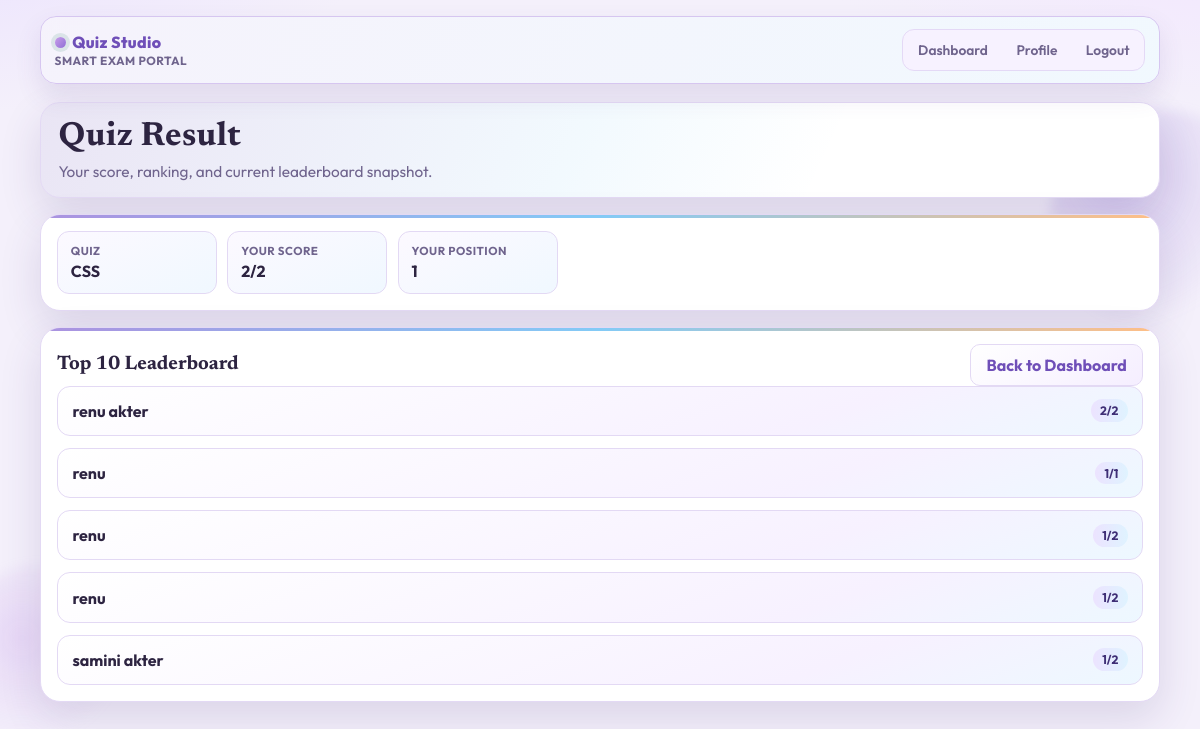
The app's page /result/3/ (signed in) with its own data.
### Quiz/models.py (models this page shows, shortened)
class QuizAttempt(models.Model):
    participant = models.ForeignKey(Participant, on_delete=models.CASCADE, related_name="attempts")
    quiz = models.ForeignKey(Quiz, on_delete=models.CASCADE, related_name="attempts")
    score = models.PositiveIntegerField(default=0)
    total = models.PositiveIntegerField(default=0)
    created_at = models.DateTimeField(auto_now_add=True)
    class Meta:
        ordering = ["-score", "created_at"]

class Quiz(models.Model):
    title = models.CharField(max_length=200)
    description = models.TextField(blank=True)
    is_published = models.BooleanField(default=False)

class Participant(models.Model):
    GENDER_CHOICES = (
        ("male", "Male"),
        ("female", "Female"),
        ("other", "Other"),
    )
    user = models.OneToOneField(settings.AUTH_USER_MODEL, on_delete=models.CASCADE, related_name="participant")
    name = models.CharField(max_length=150)
    student_class = models.CharField(max_length=100)
    age = models.PositiveIntegerField()
    gender = models.CharField(max_length=10, choices=GENDER_CHOICES)
    institution = models.CharField(max_length=200)

### Quiz/views.py (the view)
# urls.py: path("result/<int:attempt_id>/", views.result_view, name="result"),
@login_required
def result_view(request, attempt_id):
    if not hasattr(request.user, "participant"):
        return redirect("quiz:participant_profile")
    attempt = (
        QuizAttempt.objects.select_related("quiz", "participant")
        .filter(id=attempt_id, participant=request.user.participant)
        .first()
    )
    if attempt is None:
        messages.error(request, "Result not found for your account.")
        return redirect("quiz:dashboard")
    ranked_attempts = (
        QuizAttempt.objects.filter(quiz=attempt.quiz)
        .annotate(rank=Window(expression=Rank(), order_by=[F("score").desc(), F("created_at").asc()]))
    )
    ranking_row = ranked_attempts.filter(id=attempt.id).values("rank").first()
    position = ranking_row["rank"] if ranking_row else None
    leaderboard = ranked_attempts.select_related("participant")[:10]
    return render(
        request,
        "quiz/result.html",
        {
            "attempt": attempt,
            "position": position,
            "leaderboard": leaderboard,
        },
    )

### Quiz/templates/quiz/result.html
{% extends "quiz/base.html" %}
{% block content %}
<section class="hero">
    <h1 class="title">Quiz Result</h1>
    <p class="subtitle">Your score, ranking, and current leaderboard snapshot.</p>
</section>
<div class="card">
    <div class="stats">
        <div class="stat">
            <small>Quiz</small>
            <strong>{{ attempt.quiz.title }}</strong>
        </div>
        <div class="stat">
            <small>Your Score</small>
            <strong>{{ attempt.score }}/{{ attempt.total }}</strong>
        </div>
        <div class="stat">
            <small>Your Position</small>
            <strong>{{ position }}</strong>
        </div>
    </div>
</div>
<div class="card">
    <div class="row">
        <h3>Top 10 Leaderboard</h3>
        <a href="{% url 'quiz:dashboard' %}" class="btn btn-secondary">Back to Dashboard</a>
    </div>
    <ol class="list">
        {% for row in leaderboard %}
            <li>
                <div class="row">
                    <strong>{{ row.participant.name }}</strong>
                    <span class="tag">{{ row.score }}/{{ row.total }}</span>
                </div>
            </li>
        {% empty %}
            <li><p class="muted">No attempts yet.</p></li>
        {% endfor %}
    </ol>
</div>
{% endblock %}

### Quiz/templates/quiz/base.html (style rules this page uses)
:root { --bg: #f4f0fb; --paper: #ffffff; --paper-soft: #faf7ff; --ink: #2d2441; --muted: #6f648d; --line: #e3d9f4; --brand: #8f6ed5; --brand-2: #6f4fb8; --accent: #c89eea; --accent-2: #5ab9f3; --accent-3: #ffa95e; --danger: #b33131; --success-bg: #f0eaff; --success-text: #5e3ca2; --warning-bg: #fff3fb; --warning-text: #8e4e89; --info-bg: #efe9ff; --info-text: #5741a4; --danger-bg: #ffeaea; --radius-lg: 20px; --radius-md: 12px; --shadow: 0 16px 42px rgba(62, 41, 112, 0.14); }
* { box-sizing: border-box; }
body { margin: 0; font-family: "Outfit", sans-serif; color: var(--ink); background: radial-gradient(900px 400px at -10% -15%, #e8ddff 0%, transparent 60%), radial-gradient(760px 260px at 110% -8%, #f2e5ff 0%, transparent 68%), var(--bg); min-height: 100vh; position: relative; overflow-x: hidden; }
body::before, body::after { content: ""; position: fixed; border-radius: 50%; filter: blur(6px); z-index: -1; animation: floaty 8s ease-in-out infinite; }
body::before { width: 220px; height: 220px; right: -70px; top: 110px; background: radial-gradient(circle at 30% 30%, rgba(143, 110, 213, 0.28), transparent 70%); }
body::after { width: 180px; height: 180px; left: -50px; bottom: 70px; background: radial-gradient(circle at 40% 40%, rgba(200, 158, 234, 0.3), transparent 70%); animation-delay: 1.5s; }
.hero { border: 1px solid var(--line); border-radius: var(--radius-lg); padding: 1rem 1.1rem; background: linear-gradient(115deg, rgba(111, 79, 184, 0.15), rgba(90, 185, 243, 0.08) 48%, transparent 70%), var(--paper); box-shadow: var(--shadow); margin-bottom: 1rem; animation: lift 0.45s ease; }
.title { margin: 0; font-size: clamp(1.5rem, 3.5vw, 2.1rem); line-height: 1.08; font-family: "Newsreader", serif; letter-spacing: 0.01em; }
.subtitle { margin: 0.4rem 0 0; color: var(--muted); font-size: 0.96rem; max-width: 68ch; }
.card { background: var(--paper); border: 1px solid var(--line); border-radius: var(--radius-lg); padding: 1rem; margin-bottom: 1rem; box-shadow: var(--shadow); animation: lift 0.45s ease; position: relative; overflow: hidden; }
.card::before { content: ""; position: absolute; top: 0; left: 0; width: 100%; height: 3px; background: linear-gradient(90deg, var(--brand), var(--accent-2), var(--accent-3)); opacity: 0.75; }
.card h3 { margin: 0; font-family: "Newsreader", serif; font-size: 1.22rem; }
.btn { border: 0; border-radius: 10px; padding: 0.62rem 0.95rem; font: inherit; font-weight: 700; cursor: pointer; text-decoration: none; display: inline-flex; align-items: center; justify-content: center; gap: 0.35rem; transition: 0.2s ease; position: relative; overflow: hidden; }
.btn-secondary { color: var(--brand-2); border: 1px solid var(--line); background: linear-gradient(145deg, #ffffff, #f5eeff); }
.row { display: flex; align-items: center; justify-content: space-between; gap: 0.65rem; flex-wrap: wrap; }
.list { margin: 0; padding: 0; list-style: none; display: grid; gap: 0.75rem; }
.list li { border: 1px solid var(--line); border-radius: 13px; padding: 0.8rem 0.9rem; background: linear-gradient(160deg, #ffffff, #f7f1ff 70%, #edf8ff); transition: transform 0.2s ease, box-shadow 0.2s ease; }
.tag { border-radius: 999px; font-size: 0.76rem; font-weight: 700; padding: 0.24rem 0.58rem; color: #3f2f76; background: linear-gradient(90deg, #ece3ff, #dff3ff); }
.stats { display: flex; flex-wrap: wrap; gap: 0.65rem; }
.stat { min-width: 160px; border-radius: 12px; padding: 0.72rem 0.8rem; border: 1px solid var(--line); background: linear-gradient(155deg, #fcf9ff, #f0f8ff); }
.stat small { color: var(--muted); text-transform: uppercase; letter-spacing: 0.04em; font-weight: 700; font-size: 0.72rem; display: block; margin-bottom: 0.2rem; }
.content > *:nth-child(1) { animation-delay: 0.02s; }
.content > *:nth-child(2) { animation-delay: 0.08s; }
.content > *:nth-child(3) { animation-delay: 0.14s; }

### records on screen
QuizAttempt: quiz "CSS", score "2", total "2", participant.name "renu akter"
QuizAttempt: participant.name "renu", score "1", total "1"
QuizAttempt: participant.name "renu", score "1", total "2"
QuizAttempt: participant.name "renu", score "1", total "2"
QuizAttempt: participant.name "samini akter", score "1", total "2"

### other values on screen
{{ position }} "1"
